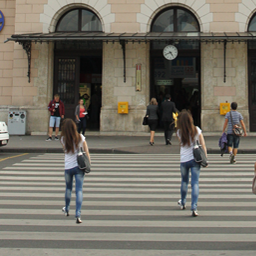
#> input picture girl_forged.png, 256 x 256 px
$ python forgery_detection.py   (older library calls are emulated)
#> lines starting #> are read from the running program, lines starting #| are printed output that depends on the picture; after the words box and inside, x2 and y2 are one past the last pixel; in counts of white or black regions, pixels touching at a corner belong together; pictures that were not available may be replaced by others from this repository, and a replacement may not be noted
import cv2
import numpy as np

quantization = 16
tsimilarity = 5 # euclid distance similarity threshhold
tdistance = 20 # euclid distance between pixels threshold
vector_limit = 20 # shift vector elimination limit
block_counter = 0
block_size = 8
image = cv2.imread('girl_forged.png')
#> image is the input picture: shape (256, 256, 3); mean B, G, R 101.3, 112.3, 116.7
mask = cv2.imread('girl_forged_mask.png')
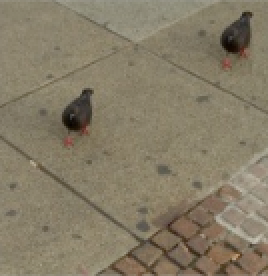
#> input picture bird_forged.png, 134 x 138 px, given in place of girl_forged_mask.png, which was not available (shown 2 times larger)
#> mask is the input picture: shape (138, 134, 3); mean B, G, R 102.6, 124, 133.5
mask_gray = cv2.cvtColor(mask, cv2.COLOR_RGB2GRAY)
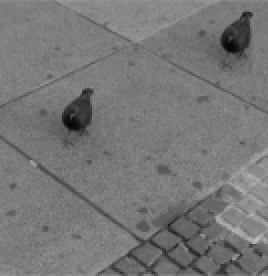
#> mask_gray: shape (138, 134) (shown 2 times larger); min 2, max 189, mean 118.7
gray = cv2.cvtColor(image, cv2.COLOR_RGB2GRAY)
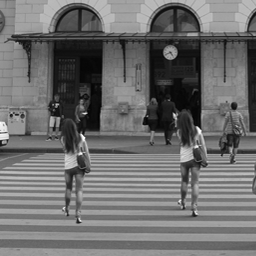
#> gray: shape (256, 256); min 0, max 254, mean 109.5
temp = []
arr = np.array(gray)
mask = np.array(mask_gray)
prediction_mask = np.zeros((arr.shape[0], arr.shape[1]))
column = arr.shape[1] - block_size
#> column = 248
row = arr.shape[0] - block_size
#> row = 248
dcts = np.empty((((column+1)*(row+1)), quantization+2))

#----------------------------------------------------------------------------------------

print("scanning & dct starting...")

for i in range(0, row):
    for j in range(0, column):

        blocks = arr[i:i+block_size, j:j+block_size]
        imf = np.float32(blocks) / 255.0  # float conversion/scale
        dst = cv2.dct(imf)  # the dct
        blocks = np.uint8(np.float32(dst) * 255.0 ) # convert back
        # zigzag scan
        solution = [[] for k in range(block_size + block_size - 1)]
        for k in range(block_size):
            for l in range(block_size):
                sum = k + l
                if (sum % 2 == 0):
                    # add at beginning
                    solution[sum].insert(0, blocks[k][l])
                else:
                    # add at end of the list
                    solution[sum].append(blocks[k][l])

        for item in range(0,(block_size*2-1)):
            temp += solution[item]

        temp = np.asarray(temp, dtype=np.float)
        temp = np.array(temp[:16])
        temp = np.floor(temp/quantization)
        temp = np.append(temp, [i, j])

        np.copyto(dcts[block_counter], temp)

        block_counter += 1
        temp = []
#> after the loop, block_counter = 61504

print("scanning & dct over!")

#----------------------------------------------------------------------------------------

print("lexicographic ordering starting...")

dcts = dcts[~np.all(dcts == 0, axis=1)]
dcts = dcts[np.lexsort(np.rot90(dcts))]

print("lexicographic ordering over!")

#----------------------------------------------------------------------------------------

print("euclidean operations starting...")

sim_array = []
for i in range(0, block_counter):
    if i <= block_counter-10:
        for j in range(i+1, i+10):
            pixelsim = np.linalg.norm(dcts[i][:16]-dcts[j][:16])
            pointdis = np.linalg.norm(dcts[i][-2:]-dcts[j][-2:])
            if pixelsim <= tsimilarity and pointdis >= tdistance:
                sim_array.append([dcts[i][16], dcts[i][17], dcts[j][16], dcts[j][17],dcts[i][16]-dcts[j][16], dcts[i][17]-dcts[j][17]])
    else:
        for j in range(i+1, block_counter):
            pixelsim = np.linalg.norm(dcts[i][:16]-dcts[j][:16])
            pointdis = np.linalg.norm(dcts[i][-2:]-dcts[j][-2:])
            if pixelsim <= tsimilarity and pointdis >= tdistance:
                sim_array.append([dcts[i][16], dcts[i][17], dcts[j][16], dcts[j][17],dcts[i][16]-dcts[j][16], dcts[i][17]-dcts[j][17]])
#> after the loop, sim_array = 1285 items, first 6: [7, 113, 6, 211, 1, -98], [4, 227, 5, 110, -1, 117], [4, 228, 5, 110, -1, 118], [4, 221, 14, 117, -10, 104], [153, 181, 160, 65, -7, 116], [5, 35, 23, 21, -18, 14]

print("euclidean operations over!")

#----------------------------------------------------------------------------------------

print("elimination starting...")

sim_array = np.array(sim_array)
#> sim_array = 1285 rows, first 6: [7, 113, 6, 211, 1, -98], [4, 227, 5, 110, -1, 117], [4, 228, 5, 110, -1, 118], [4, 221, 14, 117, -10, 104], [153, 181, 160, 65, -7, 116], [5, 35, 23, 21, -18, 14]
delete_vec = []
vector_counter = 0
for i in range(0, sim_array.shape[0]):
    for j in range(1, sim_array.shape[0]):
        if sim_array[i][4] == sim_array[j][4] and sim_array[i][5] == sim_array[j][5]:
            vector_counter += 1
    if vector_counter < vector_limit:
        delete_vec.append(sim_array[i])
    vector_counter = 0
#> after the loop, delete_vec = 596 items, first 6: [7, 113, 6, 211, 1, -98], [4, 227, 5, 110, -1, 117], [4, 228, 5, 110, -1, 118], [4, 221, 14, 117, -10, 104], [5, 35, 23, 21, -18, 14], [4, 215, 5, 119, -1, 96]

delete_vec = np.array(delete_vec)
#> delete_vec = 596 rows, first 6: [7, 113, 6, 211, 1, -98], [4, 227, 5, 110, -1, 117], [4, 228, 5, 110, -1, 118], [4, 221, 14, 117, -10, 104], [5, 35, 23, 21, -18, 14], [4, 215, 5, 119, -1, 96]
delete_vec = delete_vec[~np.all(delete_vec == 0, axis=1)]
delete_vec = delete_vec[np.lexsort(np.rot90(delete_vec))]
#> delete_vec = 596 rows, first 6: [0, 55, 10, 241, -10, -186], [0, 56, 3, 149, -3, -93], [0, 56, 4, 148, -4, -92], [0, 141, 9, 40, -9, 101], [0, 151, 1, 53, -1, 98], [0, 151, 2, 52, -2, 99]

for item in delete_vec:
    indexes = np.where(sim_array == item)
    unique, counts = np.unique(indexes[0], return_counts=True)
    for i in range(0, unique.shape[0]):
        if counts[i] == 6:
            sim_array = np.delete(sim_array,unique[i],axis=0)
#> this loop made 596 passes
#> (item, indexes) on passes 1 to 3: ([0, 55, 10, 241, -10, -186], 48 positions, rows 3 to 1283, columns 0 to 5), ([0, 56, 3, 149, -3, -93], 45 positions, rows 68 to 914, columns 0 to 5), ([0, 56, 4, 148, -4, -92], 39 positions, rows 24 to 1225, columns 0 to 5)
#> after the loop, sim_array = 689 rows, first 6: [153, 181, 160, 65, -7, 116], [143, 190, 150, 74, -7, 116], [151, 181, 158, 65, -7, 116], [152, 181, 159, 65, -7, 116], [146, 195, 153, 79, -7, 116], [153, 199, 160, 83, -7, 116]

print("elimination over!")

#----------------------------------------------------------------------------------------

print("painting starting...")

for i in range(0, sim_array.shape[0]):
    index1 = int(sim_array[i][0])
    index2 = int(sim_array[i][1])
    index3 = int(sim_array[i][2])
    index4 = int(sim_array[i][3])
    for j in range(0,7):
        for k in range(0,7):
            prediction_mask[index1+j][index2+k] = 255
            prediction_mask[index3+j][index4+k] = 255
#> this loop made 689 passes
#> (index1, index2, index3, index4) on passes 1 to 3: (153, 181, 160, 65), (143, 190, 150, 74), (151, 181, 158, 65)
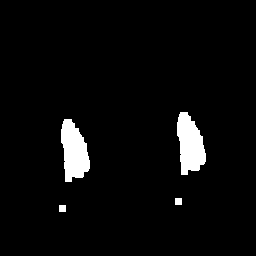
#> prediction_mask: shape (256, 256) float64; 4% white; 4 white regions, box (x1, y1, x2, y2) and area: (177, 112, 206, 175) 1260, (61, 119, 90, 182) 1260, (175, 198, 182, 205) 49, (59, 205, 66, 212) 49

print("painting over!")

#----------------------------------------------------------------------------------------

print("accuracy calculating...")

TP = 0
FP = 0
TN = 0
FN = 0

for i in range(0, prediction_mask.shape[0]):
    for j in range(0, prediction_mask.shape[1]):
#> (the run stopped early here; a loop or call above may not have finished)
